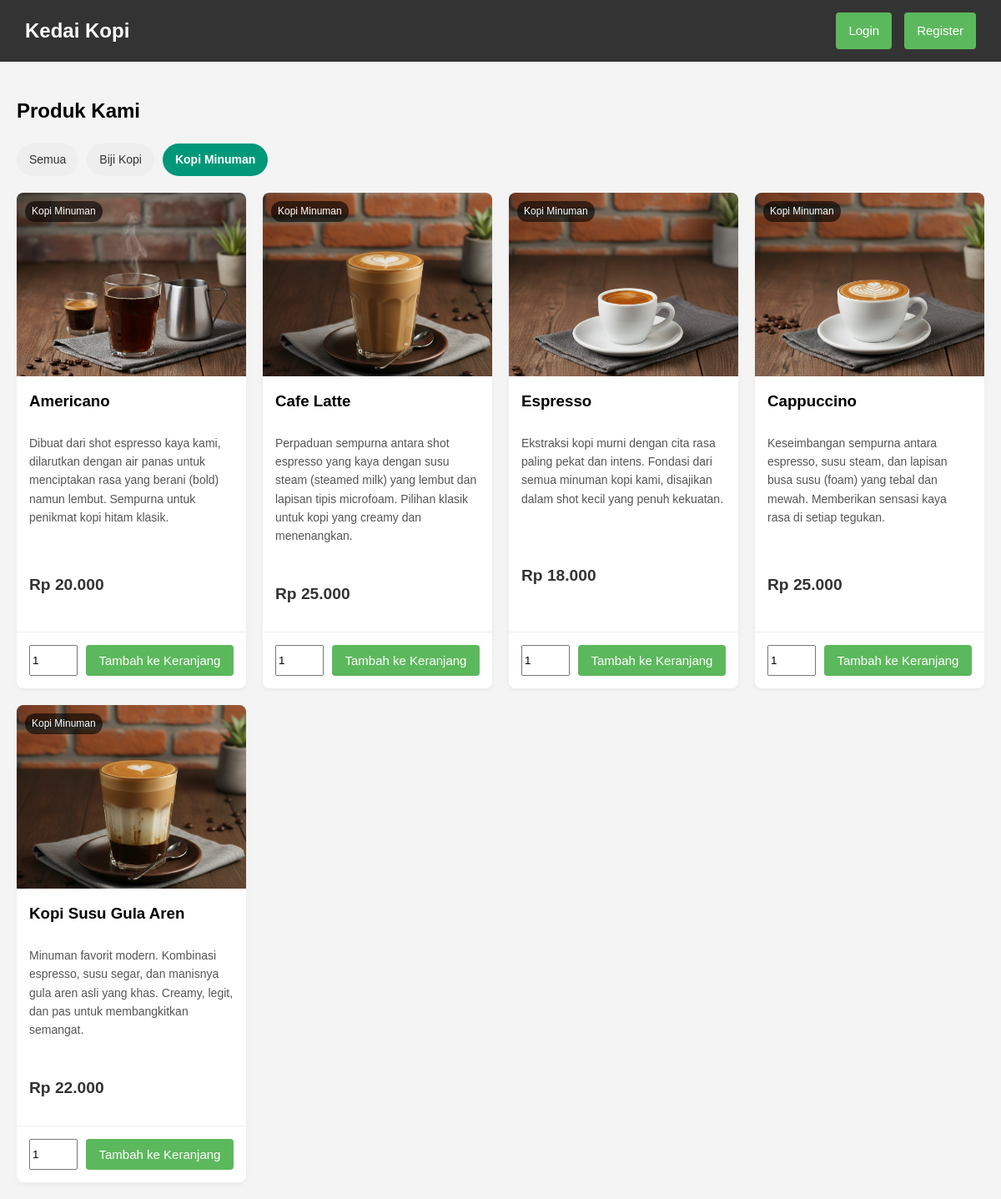
Page /index.php?kategori_id=1 on the committed database.
### tables this page shows
CREATE TABLE `categories` (
  `id` int(11) NOT NULL,
  `nama_kategori` varchar(100) NOT NULL
);

CREATE TABLE `products` (
  `id` int(11) NOT NULL,
  `category_id` int(11) NOT NULL,
  `nama_produk` varchar(100) NOT NULL,
  `harga` decimal(10,2) NOT NULL,
  `deskripsi` text DEFAULT NULL,
  `gambar_url` varchar(255) DEFAULT NULL
);

### index.php (the view, shortened to what this page needs)
<?php
include 'db_connect.php';
$is_logged_in = isset($_SESSION['user_id']);
$kategori_terpilih_id = isset($_GET['kategori_id']) ? (int)$_GET['kategori_id'] : 0;
$sql = "SELECT p.id, p.nama_produk, p.harga, p.deskripsi, p.gambar_url, c.nama_kategori
        FROM products p
        JOIN categories c ON p.category_id = c.id";
if ($kategori_terpilih_id > 0) {
    $sql .= " WHERE p.category_id = ?";
    $stmt = $conn->prepare($sql);
    $stmt->bind_param("i", $kategori_terpilih_id);
} else {
    $stmt = $conn->prepare($sql);
}
$stmt->execute();
$result_products = $stmt->get_result();
$result_categories = $conn->query("SELECT id, nama_kategori FROM categories ORDER BY nama_kategori");
?>
<!DOCTYPE html>
<html lang="id">
<head>
    <link rel="stylesheet" href="css/style.css">
</head>
<body>
    <header class="navbar">
        <h1>Kedai Kopi</h1>
        <nav>
            <?php if ($is_logged_in): ?>
                <span>Halo, <?php echo htmlspecialchars($_SESSION['nama_lengkap']); ?>!</span>
                <a href="dashboard_pembeli.php" class="btn">Pesanan Saya</a>
                <a href="cart.php" class="btn">Keranjang</a>
                <a href="logout.php" class="btn btn-logout">Logout</a>
            <?php else: ?>
                <a href="login.php" class="btn">Login</a>
                <a href="register.php" class="btn">Register</a>
            <?php endif; ?>
        </nav>
    </header>
    <main class="container">
        <h2>Produk Kami</h2>
        <div class="category-filters">
            <a href="index.php" class="btn-filter <?php echo ($kategori_terpilih_id == 0) ? 'active' : ''; ?>">Semua</a>
            <?php
            if ($result_categories->num_rows > 0) {
                while ($cat = $result_categories->fetch_assoc()) {
                    $active_class = ($kategori_terpilih_id == $cat['id']) ? 'active' : '';
                    echo "<a href='index.php?kategori_id=" . $cat['id'] . "' class='btn-filter " . $active_class . "'>";
                    echo htmlspecialchars($cat['nama_kategori']);
                    echo "</a>";
                }
            }
            ?>
        </div>
        <div class="product-grid">
            <?php
            if ($result_products->num_rows > 0) {
                while($row = $result_products->fetch_assoc()) {
            ?>
                    <div class="product-card">
                        <img src="<?php echo htmlspecialchars($row['gambar_url']); ?>" alt="<?php echo htmlspecialchars($row['nama_produk']); ?>">
                        <span class="product-category"><?php echo htmlspecialchars($row['nama_kategori']); ?></span>
                        <h3><?php echo htmlspecialchars($row['nama_produk']); ?></h3>
                        <p><?php echo htmlspecialchars($row['deskripsi']); ?></p>
                        <p class="price">Rp <?php echo number_format($row['harga'], 0, ',', '.'); ?></p>
                        <form action="cart_action.php" method="POST">
                            <input type="number" name="quantity" value="1" min="1" style="width: 50px;">
                            <button type="submit" class="btn">Tambah ke Keranjang</button>
                        </form>
                    </div>
            <?php
                }
            } else { echo "<p>Tidak ada produk dalam kategori ini.</p>"; }
            ?>
        </div>
    </main>
</body>
</html>

### css/style.css (style rules this page uses)
body { font-family: Arial, sans-serif; background-color: #f4f4f4; margin: 0; line-height: 1.6; }
.container { padding: 20px; max-width: 1200px; margin: auto; }
.btn { display: inline-block; background: #5cb85c; color: #fff; padding: 10px 15px; border: none; border-radius: 4px; cursor: pointer; text-decoration: none; font-size: 15px; width: 100%; box-sizing: border-box; text-align: center; }
.navbar .btn { width: auto; }
.navbar { background: #333; color: #fff; padding: 15px 30px; display: flex; justify-content: space-between; align-items: center; }
.navbar h1 { margin: 0; font-size: 24px; }
.navbar nav { display: flex; align-items: center; gap: 15px; }
.navbar nav a { color: #fff; text-decoration: none; }
.navbar nav a.btn { color: #fff; }
.category-filters { margin-bottom: 20px; display: flex; flex-wrap: wrap; gap: 10px; }
.btn-filter { display: inline-block; padding: 8px 15px; background-color: #eee; color: #333; border-radius: 20px; text-decoration: none; font-size: 14px; transition: background-color 0.3s; }
.btn-filter.active { background-color: #009879; color: #fff; font-weight: bold; }
.product-grid { display: grid; grid-template-columns: repeat(auto-fill, minmax(250px, 1fr)); gap: 20px; }
.product-card { background: #fff; border-radius: 8px; box-shadow: 0 2px 5px rgba(0,0,0,0.05); overflow: hidden; display: flex; flex-direction: column; position: relative; }
.product-card img { width: 100%; height: 220px; object-fit: cover; }
.product-card h3 { padding: 0 15px; margin: 15px 0 10px 0; }
.product-card p { padding: 0 15px; flex-grow: 1; font-size: 14px; color: #555; }
.product-card .price { font-size: 1.2em; font-weight: bold; color: #333; padding: 10px 15px; }
.product-card form { padding: 15px; border-top: 1px solid #f0f0f0; display: flex; gap: 10px; }
.product-card form input[type="number"] { width: 60px; }
.product-card .btn { width: auto; flex-grow: 1; }
.product-category { position: absolute; top: 10px; left: 10px; background-color: rgba(0, 0, 0, 0.6); color: #fff; padding: 3px 8px; border-radius: 12px; font-size: 12px; }

### rows in the picture
categories: nama_kategori "Biji Kopi"
categories: nama_kategori "Kopi Minuman"
products: gambar_url+nama_produk (picture), category.nama_kategori "Kopi Minuman", nama_produk "Americano", deskripsi "Dibuat dari shot espresso kaya kami, dilarutkan dengan air panas untuk menciptakan rasa yang berani (bold) namun lembut. Sempurna untuk penikmat kopi hitam klasik.", harga "20.000"
products: gambar_url (picture), category.nama_kategori "Kopi Minuman", nama_produk "Cafe Latte", deskripsi "Perpaduan sempurna antara shot espresso yang kaya dengan susu steam (steamed milk) yang lembut dan lapisan tipis microfoam. Pilihan klasik untuk kopi yang creamy dan menenangkan.", harga "25.000"
products: gambar_url+nama_produk (picture), category.nama_kategori "Kopi Minuman", nama_produk "Espresso", deskripsi "Ekstraksi kopi murni dengan cita rasa paling pekat dan intens. Fondasi dari semua minuman kopi kami, disajikan dalam shot kecil yang penuh kekuatan.", harga "18.000"
products: gambar_url+nama_produk (picture), category.nama_kategori "Kopi Minuman", nama_produk "Cappuccino", deskripsi "Keseimbangan sempurna antara espresso, susu steam, dan lapisan busa susu (foam) yang tebal dan mewah. Memberikan sensasi kaya rasa di setiap tegukan.", harga "25.000"
products: gambar_url (picture), category.nama_kategori "Kopi Minuman", nama_produk "Kopi Susu Gula Aren", deskripsi "Minuman favorit modern. Kombinasi espresso, susu segar, dan manisnya gula aren asli yang khas. Creamy, legit, dan pas untuk membangkitkan semangat.", harga "22.000"
